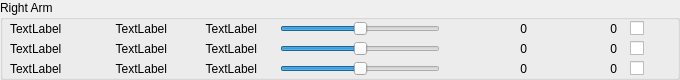
       <widget class="QGroupBox" name="groupBox_2">
        <property name="geometry">
         <rect>
          <x>20</x>
          <y>50</y>
          <width>680</width>
          <height>80</height>
         </rect>
        </property>
        <property name="title">
         <string>Right Arm</string>
        </property>
        <widget class="QLabel" name="jmax_1">
         <property name="geometry">
          <rect>
           <x>550</x>
           <y>20</y>
           <width>67</width>
           <height>17</height>
          </rect>
         </property>
         <property name="text">
          <string>0</string>
         </property>
         <property name="alignment">
          <set>Qt::AlignRight|Qt::AlignTrailing|Qt::AlignVCenter</set>
         </property>
        </widget>
        <widget class="QSlider" name="jslider_1">
         <property name="geometry">
          <rect>
           <x>280</x>
           <y>20</y>
           <width>160</width>
           <height>17</height>
          </rect>
         </property>
         <property name="minimum">
          <number>-314</number>
         </property>
         <property name="maximum">
          <number>314</number>
         </property>
         <property name="orientation">
          <enum>Qt::Horizontal</enum>
         </property>
        </widget>
        <widget class="QLabel" name="jname_1">
         <property name="geometry">
          <rect>
           <x>10</x>
           <y>20</y>
           <width>67</width>
           <height>17</height>
          </rect>
         </property>
         <property name="text">
          <string>TextLabel</string>
         </property>
         <property name="alignment">
          <set>Qt::AlignJustify|Qt::AlignVCenter</set>
         </property>
        </widget>
        <widget class="QLabel" name="jname_5">
         <property name="geometry">
          <rect>
           <x>10</x>
           <y>60</y>
           <width>67</width>
           <height>17</height>
          </rect>
         </property>
         <property name="text">
          <string>TextLabel</string>
         </property>
         <property name="alignment">
          <set>Qt::AlignJustify|Qt::AlignVCenter</set>
         </property>
        </widget>
        <widget class="QSlider" name="jslider_5">
         <property name="geometry">
          <rect>
           <x>280</x>
           <y>60</y>
           <width>160</width>
           <height>17</height>
          </rect>
         </property>
         <property name="minimum">
          <number>-314</number>
         </property>
         <property name="maximum">
          <number>314</number>
         </property>
         <property name="orientation">
          <enum>Qt::Horizontal</enum>
         </property>
        </widget>
        <widget class="QLabel" name="jmin_5">
         <property name="geometry">
          <rect>
           <x>460</x>
           <y>60</y>
           <width>67</width>
           <height>17</height>
          </rect>
         </property>
         <property name="text">
          <string>0</string>
         </property>
         <property name="alignment">
          <set>Qt::AlignRight|Qt::AlignTrailing|Qt::AlignVCenter</set>
         </property>
        </widget>
        <widget class="QLabel" name="jstate_3">
         <property name="geometry">
          <rect>
           <x>100</x>
           <y>40</y>
           <width>67</width>
           <height>17</height>
          </rect>
         </property>
         <property name="text">
          <string>TextLabel</string>
         </property>
         <property name="alignment">
          <set>Qt::AlignRight|Qt::AlignTrailing|Qt::AlignVCenter</set>
         </property>
        </widget>
        <widget class="QLabel" name="jmax_5">
         <property name="geometry">
          <rect>
           <x>550</x>
           <y>60</y>
           <width>67</width>
           <height>17</height>
          </rect>
         </property>
         <property name="text">
          <string>0</string>
         </property>
         <property name="alignment">
          <set>Qt::AlignRight|Qt::AlignTrailing|Qt::AlignVCenter</set>
         </property>
        </widget>
        <widget class="QSlider" name="jslider_3">
         <property name="geometry">
          <rect>
           <x>280</x>
           <y>40</y>
           <width>160</width>
           <height>17</height>
          </rect>
         </property>
         <property name="minimum">
          <number>-314</number>
         </property>
         <property name="maximum">
          <number>314</number>
         </property>
         <property name="orientation">
          <enum>Qt::Horizontal</enum>
         </property>
        </widget>
        <widget class="QLabel" name="jrawstate_3">
         <property name="geometry">
          <rect>
           <x>190</x>
           <y>40</y>
           <width>67</width>
           <height>17</height>
          </rect>
         </property>
         <property name="text">
          <string>TextLabel</string>
         </property>
         <property name="alignment">
          <set>Qt::AlignRight|Qt::AlignTrailing|Qt::AlignVCenter</set>
         </property>
        </widget>
        <widget class="QLabel" name="jstate_1">
         <property name="geometry">
          <rect>
           <x>100</x>
           <y>20</y>
           <width>67</width>
           <height>17</height>
          </rect>
         </property>
         <property name="text">
          <string>TextLabel</string>
         </property>
         <property name="alignment">
          <set>Qt::AlignRight|Qt::AlignTrailing|Qt::AlignVCenter</set>
         </property>
        </widget>
        <widget class="QLabel" name="jrawstate_1">
         <property name="geometry">
          <rect>
           <x>190</x>
           <y>20</y>
           <width>67</width>
           <height>17</height>
          </rect>
         </property>
         <property name="text">
          <string>TextLabel</string>
         </property>
         <property name="alignment">
          <set>Qt::AlignRight|Qt::AlignTrailing|Qt::AlignVCenter</set>
         </property>
        </widget>
        <widget class="QLabel" name="jrawstate_5">
         <property name="geometry">
          <rect>
           <x>190</x>
           <y>60</y>
           <width>67</width>
           <height>17</height>
          </rect>
         </property>
         <property name="text">
          <string>TextLabel</string>
         </property>
         <property name="alignment">
          <set>Qt::AlignRight|Qt::AlignTrailing|Qt::AlignVCenter</set>
         </property>
        </widget>
        <widget class="QLabel" name="jmin_3">
         <property name="geometry">
          <rect>
           <x>460</x>
           <y>40</y>
           <width>67</width>
           <height>17</height>
          </rect>
         </property>
         <property name="text">
          <string>0</string>
         </property>
         <property name="alignment">
          <set>Qt::AlignRight|Qt::AlignTrailing|Qt::AlignVCenter</set>
         </property>
        </widget>
        <widget class="QLabel" name="jname_3">
         <property name="geometry">
          <rect>
           <x>10</x>
           <y>40</y>
           <width>67</width>
           <height>17</height>
          </rect>
         </property>
         <property name="text">
          <string>TextLabel</string>
         </property>
         <property name="alignment">
          <set>Qt::AlignJustify|Qt::AlignVCenter</set>
         </property>
        </widget>
        <widget class="QLabel" name="jmin_1">
         <property name="geometry">
          <rect>
           <x>460</x>
           <y>20</y>
           <width>67</width>
           <height>17</height>
          </rect>
         </property>
         <property name="text">
          <string>0</string>
         </property>
         <property name="alignment">
          <set>Qt::AlignRight|Qt::AlignTrailing|Qt::AlignVCenter</set>
         </property>
        </widget>
        <widget class="QLabel" name="jmax_3">
         <property name="geometry">
          <rect>
           <x>550</x>
           <y>40</y>
           <width>67</width>
           <height>17</height>
          </rect>
         </property>
         <property name="text">
          <string>0</string>
         </property>
         <property name="alignment">
          <set>Qt::AlignRight|Qt::AlignTrailing|Qt::AlignVCenter</set>
         </property>
        </widget>
        <widget class="QLabel" name="jstate_5">
         <property name="geometry">
          <rect>
           <x>100</x>
           <y>60</y>
           <width>67</width>
           <height>17</height>
          </rect>
         </property>
         <property name="text">
          <string>TextLabel</string>
         </property>
         <property name="alignment">
          <set>Qt::AlignRight|Qt::AlignTrailing|Qt::AlignVCenter</set>
         </property>
        </widget>
        <widget class="QCheckBox" name="torque_1">
         <property name="geometry">
          <rect>
           <x>630</x>
           <y>20</y>
           <width>31</width>
           <height>17</height>
          </rect>
         </property>
         <property name="text">
          <string/>
         </property>
        </widget>
        <widget class="QCheckBox" name="torque_3">
         <property name="geometry">
          <rect>
           <x>630</x>
           <y>40</y>
           <width>31</width>
           <height>17</height>
          </rect>
         </property>
         <property name="text">
          <string/>
         </property>
        </widget>
        <widget class="QCheckBox" name="torque_5">
         <property name="geometry">
          <rect>
           <x>630</x>
           <y>60</y>
           <width>31</width>
           <height>17</height>
          </rect>
         </property>
         <property name="text">
          <string/>
         </property>
        </widget>
       </widget>
